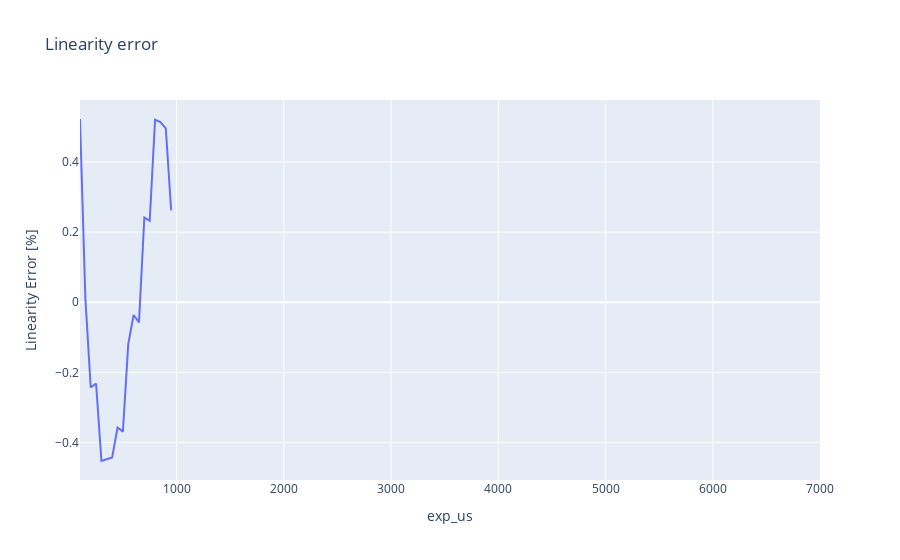

Notebook code cell kept with this figure:
### Code cell
fig = px.line(data.iloc[1: 22, :], x='exp_us', y='Linearity Error [%]', 
              title='Linearity error')
fig.show()

### Figure 1 — Plotly figure (JSON) as saved in the notebook; plotly's stock layout.template omitted (floating-point values rounded to 4 significant figures)
{"data": [{"hovertemplate": "exp_us=%{x}<br>Linearity Error [%]=%{y}<extra></extra>", "legendgroup": "", "line": {"color": "#636efa", "dash": "solid"}, "marker": {"symbol": "circle"}, "mode": "lines", "name": "", "orientation": "v", "showlegend": false, "type": "scatter", "x": [100, 150, 200, 250, 300, 350, 400, 450, 500, 550, 600, 650, 700, 750, 800, 850, 900, 950, 1000, 3000, 7000], "xaxis": "x", "y": [0.5226, 0.01231, -0.243, -0.2314, -0.4525, -0.4484, -0.4423, -0.3572, -0.3687, -0.119, -0.03633, -0.05717, 0.2415, 0.2324, 0.5202, 0.5136, 0.496, 0.2621, null, null, null], "yaxis": "y"}], "layout": {"legend": {"tracegroupgap": 0}, "title": {"text": "Linearity error"}, "xaxis": {"anchor": "y", "domain": [0, 1], "title": {"text": "exp_us"}}, "yaxis": {"anchor": "x", "domain": [0, 1], "title": {"text": "Linearity Error [%]"}}}}
